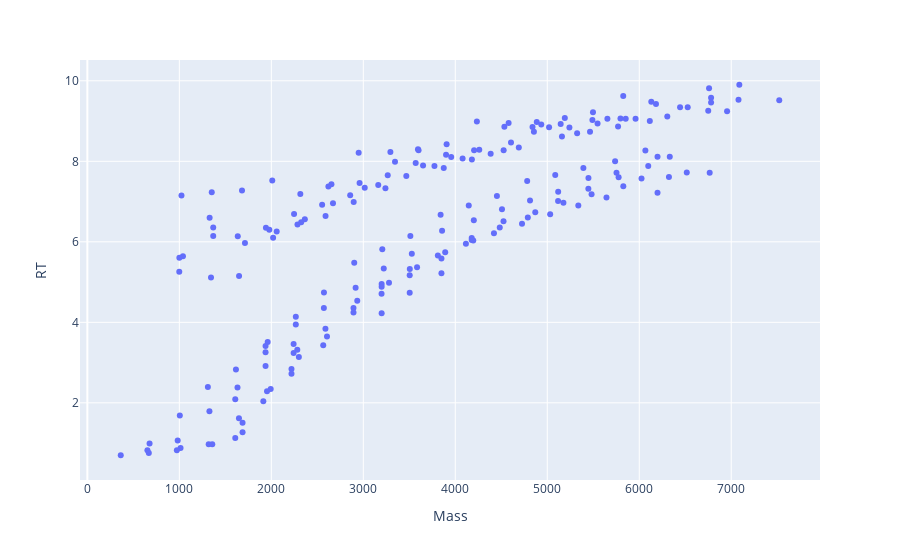

Notebook cell for this chart:
### Code cell
df_simulated_5mix = load_data('/Users/xyuan/Studio/seq_bank/mix5.csv', csv_format=True)
plotly_zone(df_simulated_5mix)
df_simulated_12mix = load_data('')

### Figure 1 — Plotly figure (JSON) as saved in the notebook; plotly's stock layout.template omitted (floating-point values rounded to 4 significant figures; data arrays with more than 128 entries replaced by an {"elided": "..."} marker saying what was removed)
{"data": [{"hovertemplate": "Mass=%{x}<br>RT=%{y}<extra></extra>", "legendgroup": "", "marker": {"color": "#636efa", "symbol": "circle"}, "mode": "markers", "name": "", "orientation": "v", "showlegend": false, "type": "scatter", "x": {"elided": "196 float values"}, "xaxis": "x", "y": {"elided": "196 float values"}, "yaxis": "y"}], "layout": {"legend": {"tracegroupgap": 0}, "margin": {"t": 60}, "xaxis": {"anchor": "y", "domain": [0, 1], "title": {"text": "Mass"}}, "yaxis": {"anchor": "x", "domain": [0, 1], "title": {"text": "RT"}}}}
